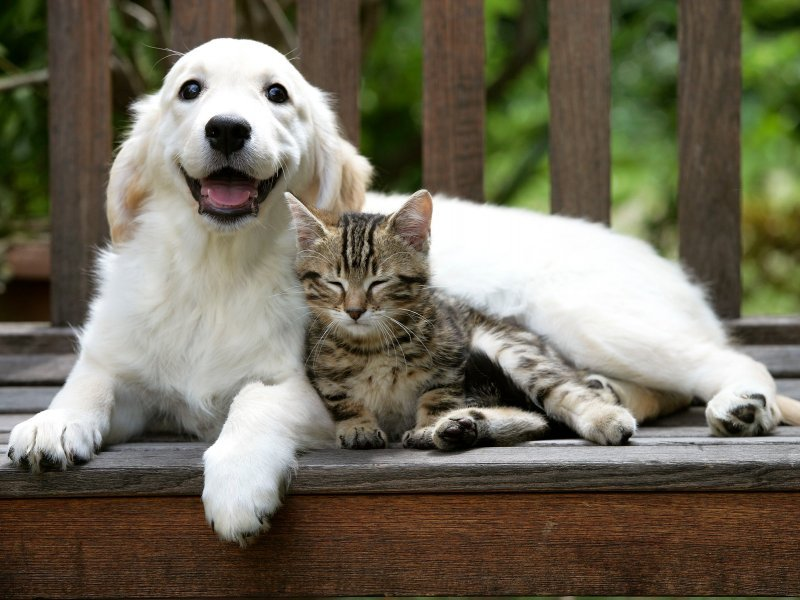
#> input picture input/image_3.jpg, 800 x 600 px
$ python 1.py
#> lines starting #> are read from the running program, lines starting #| are printed output that depends on the picture
import numpy as np
import cv2

query_img = cv2.imread('input/image_3.jpg')
#> query_img is the input picture: shape (600, 800, 3); mean B, G, R 90.6, 107.8, 112.9
train_img = cv2.imread('input/image_3_template.jpg')
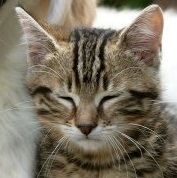
#> input picture input/image_3_template.jpg, 177 x 178 px
#> train_img is the input picture: shape (178, 177, 3); mean B, G, R 101.6, 117.4, 125.9

# Convert it to grayscale
query_img_bw = cv2.cvtColor(query_img ,cv2.COLOR_BGR2GRAY )
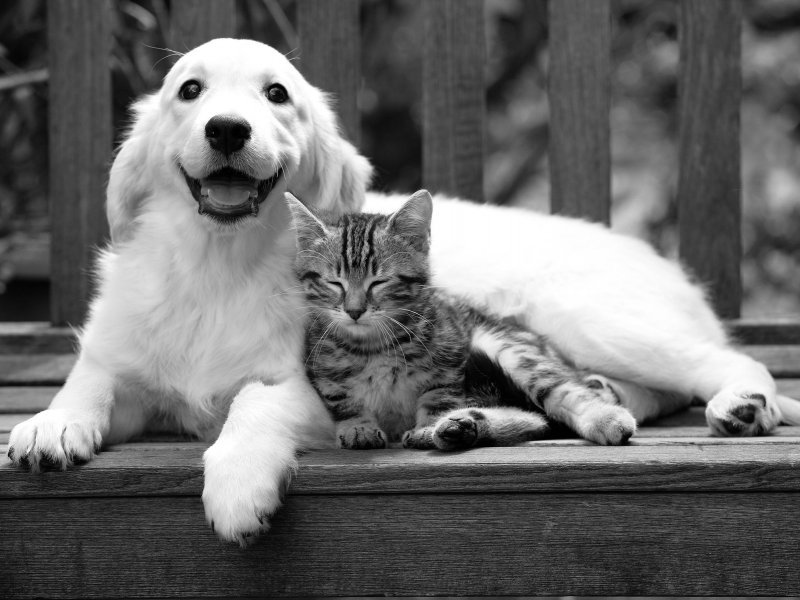
#> query_img_bw: shape (600, 800); min 0, max 255, mean 107.4
train_img_bw = cv2.cvtColor(train_img, cv2.COLOR_BGR2GRAY)
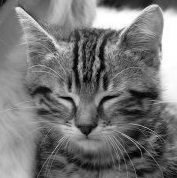
#> train_img_bw: shape (178, 177); min 0, max 255, mean 118.1

# Initialize the ORB detector algorithm
orb = cv2.ORB_create(100000)
# Now detect the keypoints and compute
# the descriptors for the query image
# and train image
queryKeypoints, queryDescriptors = orb.detectAndCompute(query_img_bw ,None)
#> queryKeypoints = 8014 keypoints; strongest (x, y, size): (244, 129, 111.1), (284, 99, 92.6), (182, 93, 92.6), (286, 100, 77.1)
trainKeypoints, trainDescriptors = orb.detectAndCompute(train_img_bw ,None)
#> trainKeypoints = 1065 keypoints; strongest (x, y, size): (71, 98, 44.6), (69, 102, 44.6), (119, 32, 31), (104, 104, 53.6)

# Initialize the Matcher for matching
# the keypoints and then match the
# keypoints

matcher = cv2.BFMatcher()

matches = matcher.match(queryDescriptors ,trainDescriptors)
#> matches = 8014 matches
# draw the matches to the final image
# containing both the images the drawMatches()
# function takes both images and keypoints
# and outputs the matched query image with
# its train image

final_img = cv2.drawMatches(query_img, queryKeypoints,
                            train_img, trainKeypoints, matches[:30] ,None)
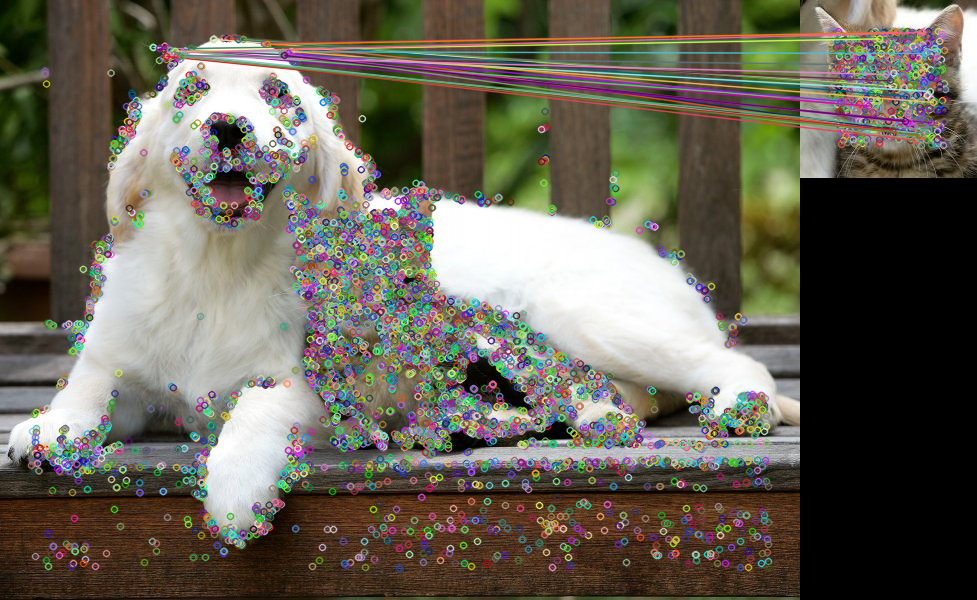
#> final_img: shape (600, 977, 3); mean B, G, R 86.4, 98.9, 103.3


final_img = cv2.resize(final_img, (1000 ,650))
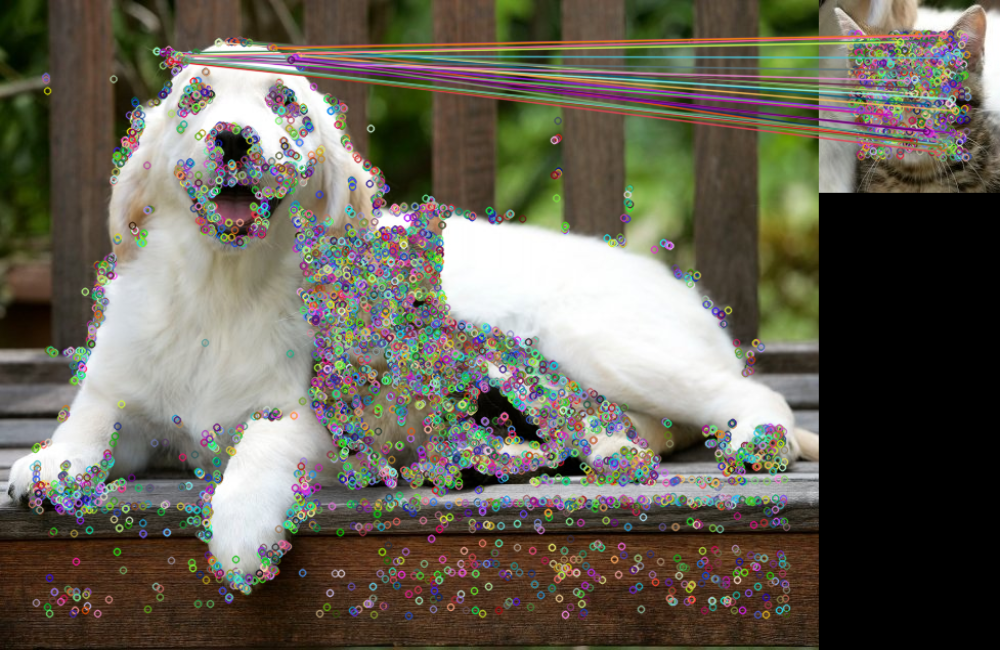
#> final_img: shape (650, 1000, 3); mean B, G, R 86.3, 98.8, 103.2

# Show the final image
#> (the run stopped early here; a loop or call above may not have finished)
